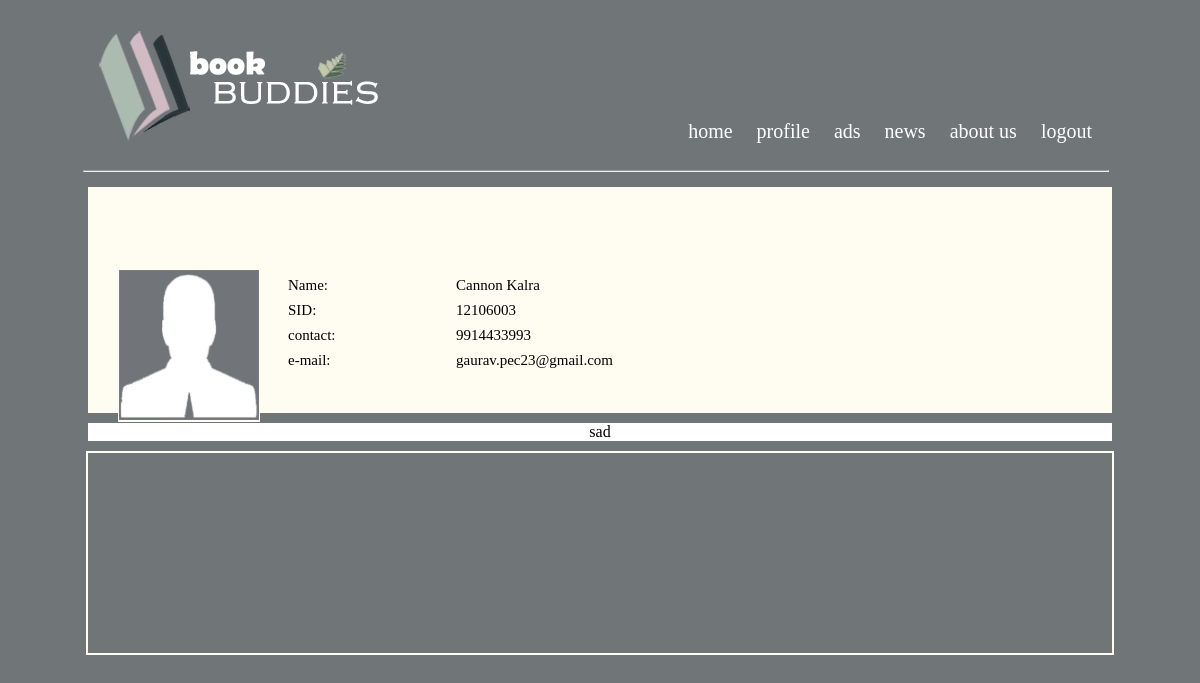
Screenshot of /pecswap/viewprofile.php?sid=12106003 (signed in) with the database file from the repository.
### tables this page shows
CREATE TABLE IF NOT EXISTS `students` (
  `id` int(11) NOT NULL AUTO_INCREMENT,
  `name` varchar(60) DEFAULT NULL,
  `sid` varchar(60) DEFAULT NULL,
  `email` varchar(80) DEFAULT NULL,
  `contact` varchar(12) DEFAULT NULL,
  `password` varchar(40) DEFAULT NULL,
  `profile_pic` varchar(80) DEFAULT NULL,
  PRIMARY KEY (`id`)
);

### pecswap/viewprofile.php (the view, shortened to what this page needs)
<?php
if(isset($_GET['sid'])) {
	$sid1 = $_GET['sid'];
	$conn = mysqli_connect(DB_HOST, DB_USER, DB_PASSWORD, DB_NAME) or die("Error connecting to the database");
	$query = "SELECT * FROM students WHERE sid='$sid1'";
	$result = mysqli_query($conn,$query);
	$row = mysqli_fetch_array($result);
}
else {
	header('Location:index.php');
}
?>
<!DOCTYPE html PUBLIC "-//W3C//DTD XHTML 1.0 Transitional//EN" "http://www.w3.org/TR/xhtml1/DTD/xhtml1-transitional.dtd">
<html xmlns="http://www.w3.org/1999/xhtml">
<head>
<link rel="stylesheet" type="text/css" href="_scripts/style.css" media="screen" />
</head>
<body>
<center>
<div id="main" align="center">
<div id="link" align="right">
<a href="index.php">home</a>
<a href="profile.php">profile</a>
<a href="#">ads</a>
<a href="#">news</a>
<a href="#">about us</a>
<?php
if(isset($_SESSION['sid'])) {
	echo '<a href="logout.php">logout</a>';
}
?>
</div>
<div id="top_left" align="left">
<img src="_images/_logo.jpg" />
</div>
</div>
<div id="main">
<hr />
<div id="cover">
<br />
<br />
<br />
<br />
<div align="left">
<table width="600" border="0px" cellspacing="8px" class="auth">
  <tr>
    <img class="logged" src="profile_pic/<?php echo $row['profile_pic']; ?>" height="150" width="140"  />
    <td>Name: </td>
    <td><?php echo $row['name']; ?></td>
    </tr>
  <tr>
    <td>SID: </td>
    <td><?php echo $row['sid']; ?></td>
  </tr>
  <tr>
    <td>contact: </td>
    <td><?php echo $row['contact']; ?></td>
  </tr>
  <tr>
    <td>e-mail: </td>
    <td><?php echo $row['email']; ?></td>
  </tr>
</table>
<br /><br />
</div>
</div>
</div>
<div id="main" style="background-color:#ffffff">
sad
</div>
<div id="footer">
</div>
</body>
</html>

### pecswap/_scripts/style.css (style rules this page uses)
body { background-color:#707578; font-family:Century Gothic; }
a { color:#fffcf2; }
#main { margin-top:10px; width:1024px; background-color:#707578; }
#top_left { margin-top:20px; }
#user_table td,tr { padding:0; text-align:left; }
#link { width:650px; float:right; margin-top:100px; margin-right:10px; }
#link a:link { color:#ffffff; text-decoration:none; font-size:20px; padding-top:60px; padding-left:10px; padding-right:10px; padding-bottom:10px; background-color:#707578; }
table { font-family:Century Gothic; font-size:15px; font-weight:500; margin-left:60px; }
table.auth { font-family:Century Gothic; font-size:15px; font-weight:500; }
td { padding-left:20px; padding-bottom:0px; padding-top:0px; text-align:left; }
#cover { width: 1024px; background-color: #fffcf2; margin-top: 10px; padding-top: 10px; }
img.logged { border-width:1px; border-bottom:2px; border-style:solid; border-color:#fffcf2; float:left; margin-left:30px; }
#footer { margin-top:10px; margin-bottom:0px; width:1024px; color:#fffcf2; height:200px; background-color:#707578; clear:both; border-width:2px; border-style:solid; border-color:#fffcf2; }
hr { margin:15px; margin-right:3px; margin-left:-5px; }

### rows the page displays
students: profile_pic (placeholder picture), name "Cannon Kalra", sid "12106003", contact "9914433993", email "gaurav.pec23@gmail.com"
